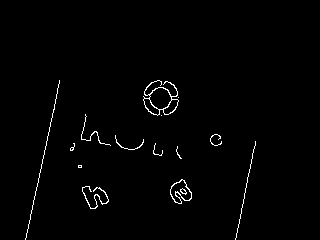
//> input picture images/contour.bmp, 320 x 240 px
$ ./Union   (built with g++ and OpenCV 4, the #if around main switched on)
//> lines starting //> are read from the running program, lines starting //| are printed output that depends on the picture; after the words box and inside, x2 and y2 are one past the last pixel; in counts of white or black regions, pixels touching at a corner belong together
#if 0
#include<iostream>
#include <string>
#include <list>
#include <vector>
#include <map>
#include <stack>
#include <opencv2/imgproc/imgproc.hpp>
#include <opencv2/highgui/highgui.hpp>
using namespace std;

// [59 lines left out: function Seed_Filling, not called in this run]

void Two_Pass(const cv::Mat& binImg, cv::Mat& lableImg)    //两遍扫描法
{
	if (binImg.empty() ||
		binImg.type() != CV_8UC1)
	{
		return;
	}

	// 第一个通路

	lableImg.release();
	binImg.convertTo(lableImg, CV_32SC1);

	int label = 1;
	std::vector<int> labelSet;
	labelSet.push_back(0);
	labelSet.push_back(1);

	int rows = binImg.rows - 1;
	int cols = binImg.cols - 1;
	for (int i = 1; i < rows; i++)
	{
		int* data_preRow = lableImg.ptr<int>(i-1);
		int* data_curRow = lableImg.ptr<int>(i);
		for (int j = 1; j < cols; j++)
		{
			if (data_curRow[j] == 1)
			{
				std::vector<int> neighborLabels;
				neighborLabels.reserve(2);
				int leftPixel = data_curRow[j-1];
				int upPixel = data_preRow[j];
				if ( leftPixel > 1)
				{
					neighborLabels.push_back(leftPixel);
				}
				if (upPixel > 1)
				{
					neighborLabels.push_back(upPixel);
				}

				if (neighborLabels.empty())
				{
					labelSet.push_back(++label);  // 不连通，标签+1
					data_curRow[j] = label;
					labelSet[label] = label;
				}
				else
				{
					std::sort(neighborLabels.begin(), neighborLabels.end());
					int smallestLabel = neighborLabels[0];
					data_curRow[j] = smallestLabel;

					// 保存最小等价表
					for (size_t k = 1; k < neighborLabels.size(); k++)
					{
						int tempLabel = neighborLabels[k];
						int& oldSmallestLabel = labelSet[tempLabel];
						if (oldSmallestLabel > smallestLabel)
						{
							labelSet[oldSmallestLabel] = smallestLabel;
							oldSmallestLabel = smallestLabel;
						}
						else if (oldSmallestLabel < smallestLabel)
						{
							labelSet[smallestLabel] = oldSmallestLabel;
						}
					}
				}
			}
		}
	}

	// 更新等价对列表
	// 将最小标号给重复区域
	for (size_t i = 2; i < labelSet.size(); i++)
	{
		int curLabel = labelSet[i];
		int preLabel = labelSet[curLabel];
		while (preLabel != curLabel)
		{
			curLabel = preLabel;
			preLabel = labelSet[preLabel];
		}
		labelSet[i] = curLabel;
	}  ;

	for (int i = 0; i < rows; i++)
	{
		int* data = lableImg.ptr<int>(i);
		for (int j = 0; j < cols; j++)
		{
			int& pixelLabel = data[j];
			pixelLabel = labelSet[pixelLabel];
		}
	}
}
//彩色显示
cv::Scalar GetRandomColor()
{
	uchar r = 255 * (rand()/(1.0 + RAND_MAX));
	uchar g = 255 * (rand()/(1.0 + RAND_MAX));
	uchar b = 255 * (rand()/(1.0 + RAND_MAX));
	return cv::Scalar(b,g,r);
}


void LabelColor(const cv::Mat& labelImg, cv::Mat& colorLabelImg)
{
	if (labelImg.empty() ||
		labelImg.type() != CV_32SC1)
	{
		return;
	}

	std::map<int, cv::Scalar> colors;

	int rows = labelImg.rows;
	int cols = labelImg.cols;

	colorLabelImg.release();
	colorLabelImg.create(rows, cols, CV_8UC3);
	colorLabelImg = cv::Scalar::all(0);

	for (int i = 0; i < rows; i++)
	{
		const int* data_src = (int*)labelImg.ptr<int>(i);
		uchar* data_dst = colorLabelImg.ptr<uchar>(i);
		for (int j = 0; j < cols; j++)
		{
			int pixelValue = data_src[j];
			if (pixelValue > 1)
			{
				if (colors.count(pixelValue) <= 0)
				{
					colors[pixelValue] = GetRandomColor();
				}

				cv::Scalar color = colors[pixelValue];
				*data_dst++   = color[0];
				*data_dst++ = color[1];
				*data_dst++ = color[2];
			}
			else
			{
				data_dst++;
				data_dst++;
				data_dst++;
			}
		}
	}
}


int main()
{
	int num = 2;
	cv::Mat binImage = cv::imread("contour.bmp", 0);
//> binImage: 240 rows x 320 cols, CV_8UC1; 1.3% white in thin lines or dots, all inside (x1, y1, x2, y2) = (25, 80, 256, 240)
	cv::threshold(binImage, binImage, 50, 1, CV_THRESH_BINARY_INV);
	cv::Mat labelImg;
	Two_Pass(binImage, labelImg);
//> after the loop in Two_Pass, `for (int i = 1; i < rows; i++)`:
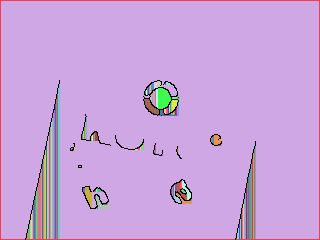
//> lableImg: 240 rows x 320 cols, CV_32SC1; 159 distinct labels, from 0 to 158; one colour per label, 0 black
//> after the loop in Two_Pass, `for (int i = 1; i < rows; i++)`: labelSet = 159 values, max 156 at index 158, min 0 at index 0, mean 56.55; label = 158
//> the loop in Two_Pass, `for (size_t i = 2; i < labelSet.size(); i++)` made 157 passes
//> (curLabel, preLabel) on passes 1 to 3: (2, 2), (2, 2), (2, 2)
//> after the loop in Two_Pass, `for (size_t i = 2; i < labelSet.size(); i++)`: labelSet = 159 values, max 123 at index 123, min 0 at index 0, mean 13.48
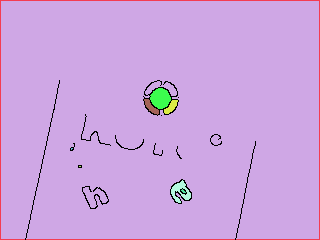
//> labelImg: 240 rows x 320 cols, CV_32SC1; 10 distinct labels, from 0 to 123; one colour per label, 0 black
	//Seed_Filling(binImage, labelImg);
	//彩色显示
	cv::Mat colorLabelImg;
	LabelColor(labelImg, colorLabelImg);
//> after the loop in LabelColor, `for (int i = 0; i < rows; i++)`:
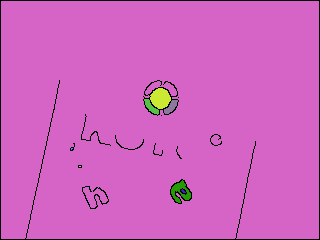
//> colorLabelImg: 240 rows x 320 cols, CV_8UC3; mean B, G, R 192.2, 98.1, 207.3
//> after the loop in LabelColor, `for (int i = 0; i < rows; i++)`: colors = 8 items
	cv::imshow("colorImg", colorLabelImg);
	//灰度显示
	cv::Mat grayImg;
	labelImg *= 10;
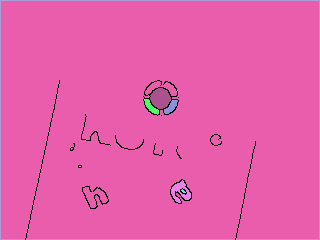
//> labelImg: 240 rows x 320 cols, CV_32SC1; 10 distinct labels, from 0 to 1230; one colour per label, 0 black
	labelImg.convertTo(grayImg, CV_8UC1);
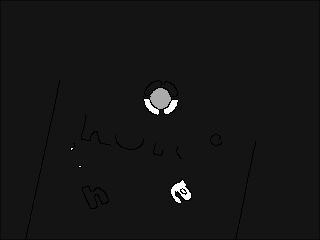
//> grayImg: 240 rows x 320 cols, CV_8UC1; min 0, max 255, mean 21.5
	cv::imshow("labelImg", grayImg);


	cv::waitKey(0);
	return 0;
}
#endif
